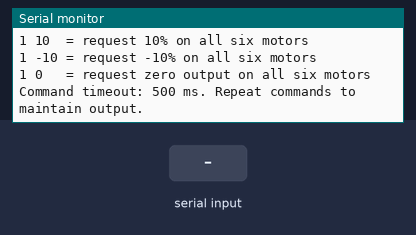
The program below on a simulated ESP32-C3. Shown: the last lines printed to the serial monitor. The inputs (shaded band) are chosen by the test bench. No CAN messages arrive unless stated.

Above: at 2.2 s.
2.3 s: "?\n" received over Serial
At 2.9 s:
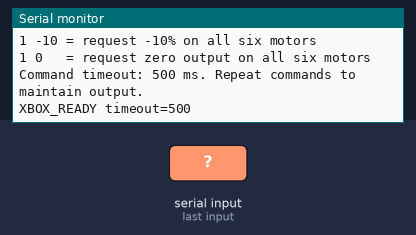
3.8 s: "90,45\n" received over Serial
At 5.2 s:
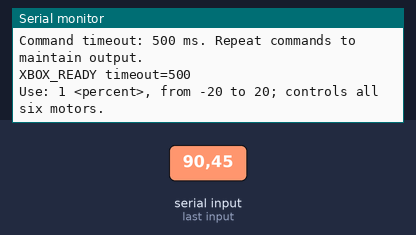

Measured:
- after the input at 2.3 s, the serial monitor: prints a new line at once (image 1)
- after the input at 3.8 s, the serial monitor: prints a new line at once (image 2)

The program:

main.cpp
```cpp
#include <Arduino.h>
#include <math.h>
#include "driver/twai.h"

constexpr gpio_num_t CAN_TX_PIN = GPIO_NUM_4;
constexpr gpio_num_t CAN_RX_PIN = GPIO_NUM_5;
constexpr uint8_t SPARK_IDS[] = {11, 12, 13, 14, 15, 16};
// One direction flag per CAN ID, in the same order as SPARK_IDS.
constexpr bool MOTOR_INVERTED[] = {false, false, false, false, false, false};
constexpr size_t MOTOR_COUNT = sizeof(SPARK_IDS) / sizeof(SPARK_IDS[0]);
static_assert(MOTOR_COUNT == sizeof(MOTOR_INVERTED) / sizeof(MOTOR_INVERTED[0]),
              "Each motor needs a direction flag");
// Stagger frames instead of bursting six commands into the default TX queue.
constexpr uint32_t COMMAND_SPACING_MS = 2;
constexpr float MAX_PERCENT = 20.0f;

float motorPercent = 0.0f;
uint32_t txQueueErrors = 0;
constexpr uint32_t COMMAND_TIMEOUT_MS = 500;
uint32_t lastInputMs = 0;

bool sendCAN(uint32_t id, const uint8_t *data, uint8_t length) {
    if (length > 8) return false;

    twai_message_t message = {};
    message.identifier = id;
    message.flags = TWAI_MSG_FLAG_EXTD;
    message.data_length_code = length;
    memcpy(message.data, data, length);

    // Queue without blocking command input.
    if (twai_transmit(&message, 0) != ESP_OK) {
        ++txQueueErrors;
        return false;
    }

    // Queued does not mean the motor controller acted on it.
    return true;
}

void sendHeartbeat() {
    // Broadcast enable, as used by sparkcan's SparkBase::Heartbeat.
    // Connect only the intended test controllers to this CAN bus.
    const uint8_t data[8] = {
        0xFF, 0xFF, 0xFF, 0xFF, 0xFF, 0xFF, 0xFF, 0xFF
    };

    sendCAN(0x02052C80, data, sizeof(data));
}

void sendMotorCommand(uint8_t id, bool inverted) {
    float output = (inverted ? -motorPercent : motorPercent) / 100.0f;

    // Original sketch's CAN command and trailer.
    uint8_t data[8] = {0, 0, 0, 0, 0, 0, 0x80, 0xFD};
    memcpy(data, &output, sizeof(output));

    sendCAN(0x02050080 | id, data, sizeof(data));
}

bool setupCAN() {
    twai_general_config_t general = TWAI_GENERAL_CONFIG_DEFAULT(
        CAN_TX_PIN,
        CAN_RX_PIN,
        TWAI_MODE_NORMAL
    );

    twai_timing_config_t timing = TWAI_TIMING_CONFIG_1MBITS();
    twai_filter_config_t filter = TWAI_FILTER_CONFIG_ACCEPT_ALL();

    esp_err_t result = twai_driver_install(
        &general, &timing, &filter
    );

    if (result == ESP_OK) {
        result = twai_start();
    }

    if (result != ESP_OK) {
        Serial.printf(
            "CAN initialization failed: %s\n",
            esp_err_to_name(result)
        );
        return false;
    }

    return true;
}

void readSerialCommands() {
    static char line[64];
    static size_t used = 0;
    static bool overflow = false;

    // Bound input work so a flood of bytes cannot starve the watchdog.
    for (int count = 0; count < 128 && Serial.available(); ++count) {
        char c = Serial.read();

        if (c == '\n' || c == '\r') {
            if (used || overflow) {
                line[used] = '\0';

                if (!overflow && strcmp(line, "?") == 0) {
                    Serial.println("XBOX_READY timeout=500");
                    used = 0;
                    overflow = false;
                    continue;
                }

                // Serial channel 1 controls the whole group; it is not a CAN ID.
                int motorNumber = 0;
                float requested = 0;
                char extra = 0;

                bool valid =
                    !overflow &&
                    sscanf(
                        line, "%d %f %c",
                        &motorNumber, &requested, &extra
                    ) == 2 &&
                    motorNumber == 1 &&
                    isfinite(requested) &&
                    requested >= -MAX_PERCENT &&
                    requested <= MAX_PERCENT;

                if (valid) {
                    lastInputMs = millis();
                    motorPercent = requested;

                    Serial.printf(
                        "Requested output for all six motors: %.1f%%\n",
                        motorPercent
                    );
                } else {
                    Serial.println(
                        "Use: 1 <percent>, from -20 to 20; controls all six motors."
                    );
                }
            }

            used = 0;
            overflow = false;
        } else if (used < sizeof(line) - 1) {
            line[used++] = c;
        } else {
            overflow = true;
        }
    }
}

void setup() {
    Serial.begin(115200);
    delay(1000);

    if (!setupCAN()) {
        while (true) {
            delay(1000);
        }
    }

    Serial.println("Six SPARK MAX controllers: CAN IDs 1, 2, 3, 4, 5, 6");
    Serial.println("Initial requested output: 0%");
    Serial.println("1 10  = request 10% on all six motors");
    Serial.println("1 -10 = request -10% on all six motors");
    Serial.println("1 0   = request zero output on all six motors");
    Serial.println("Command timeout: 500 ms. Repeat commands to maintain output.");
}

void loop() {
    readSerialCommands();

    uint32_t now = millis();
    if (now - lastInputMs >= COMMAND_TIMEOUT_MS) {
        motorPercent = 0.0f;
    }

    static uint32_t lastHeartbeat = 0;
    static uint32_t lastCommand = 0;
    static size_t nextMotor = 0;
    static uint32_t lastReport = 0;

    if (now - lastHeartbeat >= 20) {
        lastHeartbeat = now;
        sendHeartbeat();
    }

    if (now - lastCommand >= COMMAND_SPACING_MS) {
        lastCommand = now;
        // Use the latest requested output, including watchdog zero, each time.
        // Every motor is refreshed approximately every 12 ms under normal load.
        sendMotorCommand(SPARK_IDS[nextMotor], MOTOR_INVERTED[nextMotor]);
        nextMotor = (nextMotor + 1) % MOTOR_COUNT;
    }

    // Drain incoming status frames.
    twai_message_t received;
    for (
        int i = 0;
        i < 16 && twai_receive(&received, 0) == ESP_OK;
        ++i
    ) {}

    if (now - lastReport >= 1000) {
        lastReport = now;

        if (txQueueErrors) {
            Serial.printf(
                "CAN transmit queue failures: %lu\n",
                (unsigned long)txQueueErrors
            );
            txQueueErrors = 0;
        }
    }

    delay(1);
}
```
